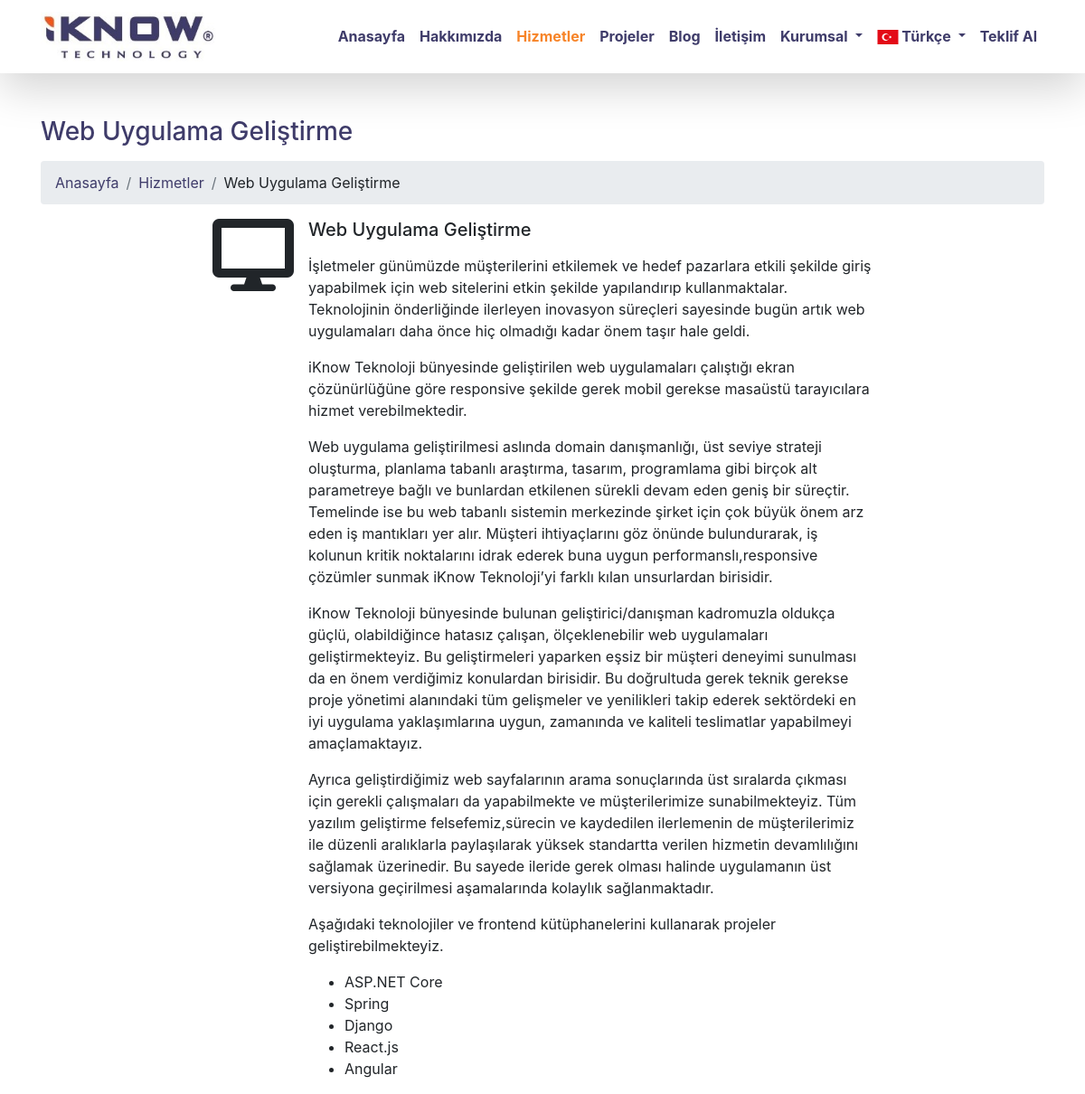
The page /tr/hizmetler/web-uygulama-gelistirme/ on the database its author committed.
### apps/tr/iknowcms_service/models.py (models this page shows, shortened)
class Service(models.Model):
    serviceTitle = models.CharField(
        max_length=50,
        unique=True,
        verbose_name="Hizmet Başlığı",
        help_text="Maksimum 50 karakter, benzersiz.")
    serviceContent = RichTextField(
        verbose_name="Hizmet İçeriği")
    serviceIcon = models.CharField(
        max_length=50,
        default='<i class="fas fa-server fa-5x"></i>',
        verbose_name="Hizmet İkon",
        help_text="Buraya Font Awesome'dan uygun bir ikonun etiketini yapıştırın. İkon boyutu için classın sonuna fa-2x, fa-3x, fa-5x eklenebilir.")
    serviceSlug = models.SlugField(
        max_length=50,
        unique=True,
        verbose_name="Hizmet Uzantısı",
        help_text="Hizmet başlığının url uzantı formatı, benzersiz.")
    class Meta:
        verbose_name = 'Hizmet'
        verbose_name_plural = 'Hizmetler'

### apps/tr/iknowcms_service/views.py (the view)
# urls.py: path('<slug:serviceSlug>/', views.serviceSingle, name='serviceSingle'),
def serviceSingle(request, serviceSlug):
    serviceSingle = Service.objects.get(serviceSlug=serviceSlug)
    return render(request, 'tr/service/serviceSingle.html', {"serviceSingle": serviceSingle})

### templates/tr/service/serviceSingle.html
{% extends 'tr/layout.html' %}
{% load static %}
{% block content %}
<div class="container mt-5">
    <h3 class="mb-3">
        {% block title %}
        {{ serviceSingle.serviceTitle }}
        {% endblock title %}
    </h3>
    <ol class="breadcrumb">
        <li class="breadcrumb-item active">
            <a href="{% url 'home' %}">Anasayfa</a>
        </li>
        <li class="breadcrumb-item active"><a href="{% url 'serviceList' %}">Hizmetler</a></li>
        <li class="breadcrumb-item">{{serviceSingle.serviceTitle}}</li>
    </ol>
    <div class="row">
        <div class="col-md-8 offset-md-2 col-xs-12">
            <div class="media">
                <div class="mr-3">
                    {{ serviceSingle.serviceIcon|safe }}
                </div>
                <div class="media-body">
                    <h5 class="mt-0">{{serviceSingle.serviceTitle}}</h5>
                    <p>
                        {{serviceSingle.serviceContent|safe}}
                    </p>
                </div>
            </div>
        </div>
    </div>
</div>
{% endblock content %}

### static/css/modern-business.css (style rules this page uses)
h3 { color: #3f3c6a; }
a { color: #3f3c6a; text-decoration: none; }

### rows shown on the page
Service: serviceTitle "Web Uygulama Geliştirme", serviceContent "İşletmeler günümüzde müşterilerini etkilemek ve hedef pazarlara etkili şekilde giriş yapabilmek için web sitelerini etkin şekilde yapılandırıp kullanmaktalar. Teknolojinin önderliğinde ilerleyen inovasyon süreçleri sayesinde bugün artık web uygulamaları daha önce hiç olmadığı kadar önem taşır hale geldi. iKnow Teknoloji bünyesinde geliştirilen web uygulamaları çalıştığı ekran çözünürlüğüne göre responsive şekilde gerek mobil gerekse masaüstü tarayıcılara hizmet verebilmektedir. Web uygulama geliştirilmesi aslında domain danışmanlığı, üst seviye strateji oluşturma, planlama tabanlı araştırma, tasarım, programlama gibi birçok alt parametreye bağlı ve bunlardan etkilenen sürekli devam eden…"
